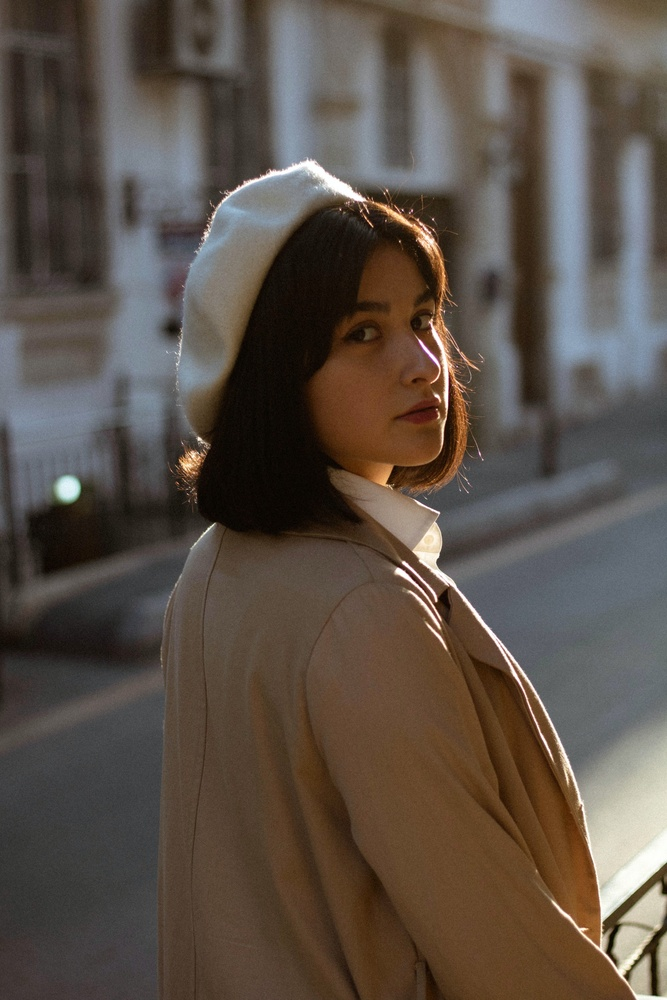
#> input picture assets/lena-v2.jpg, 667 x 1000 px, shrunk from 1920 x 2880 before the run
$ jupyter execute segmentation.ipynb   (older library calls are emulated)
#> lines starting #> are read from the running program, lines starting #| are printed output that depends on the picture; after the words box and inside, x2 and y2 are one past the last pixel; in counts of white or black regions, pixels touching at a corner belong together
### lib.py
import matplotlib.pyplot as plt

def compare_imgs_with_figsize(figsize):

    def compare_images(*args, figsize=figsize, grid_shape=None):

        if len(args) % 2 != 0:
            raise ValueError("Number of titles should match the number of images.")

        plt.figure(figsize=figsize)

        if grid_shape:
            num_rows, num_cols = grid_shape
        else:
            num_rows, num_cols = 1, len(args) // 2

        for i in range(0, len(args), 2):
            img, title = args[i], args[i + 1]

            plt.subplot(num_rows, num_cols, i // 2 + 1)

            plt.imshow(img, cmap='gray')
            plt.title(title)
            plt.axis('off')

        plt.show()

    return compare_images

### segmentation.ipynb
[cell 1]
import numpy as np
import matplotlib.pyplot as plt
import cv2
from lib import compare_imgs_with_figsize
compare = compare_imgs_with_figsize(figsize=(10, 10))

# Segmentation using math

## ramp
- first order derivative is constant
- 2nd order is zero
- opposite values in 2nd order indicate edge. (-1, ..., 1) means light to dark. (1, ..., -1) mean dark to light

## step
- if opposite values in ramp are very close to each other

## isolated point/ lines
- sharp values in 2nd derivative

# Mathematical Segmentation Criteria

## Ramp
- **1st Derivative:** Constant
- **2nd Derivative:** Zero
- **Edge Detection:** Opposite values in 2nd order indicate an edge. (-1 to 1) represents a transition from light to dark, and (1 to -1) signifies a transition from dark to light.

## Step
- **Criterion:** If opposite values in the ramp function are very close to each other.

## Isolated Points/Lines
- **Criterion:** Sharp values in the 2nd order derivative indicate isolated points or lines.

[cell 2]
img = cv2.imread('assets/lena-v2.jpg')
#> img is the input picture: shape (1000, 667, 3); mean B, G, R 72, 80.7, 91.1
img = cv2.cvtColor(img, cv2.COLOR_BGR2RGB)

[cell 3]
bw_img = cv2.cvtColor(img, cv2.COLOR_RGB2GRAY)
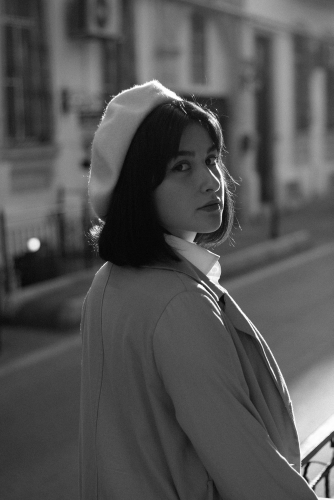
#> bw_img: shape (1000, 667) (shown at 1/2 size); min 1, max 255, mean 82.8

[cell 4]
# Isolated point detection
kernel = np.array([
    [1, 1, 1],
    [1, -8, 1],
    [1, 1, 1]
])

point_filtered = cv2.filter2D(bw_img, -1, kernel)

compare(bw_img, 'Original', point_filtered, 'Isolated point detection')
#> in compare_images, `plt.show()`:
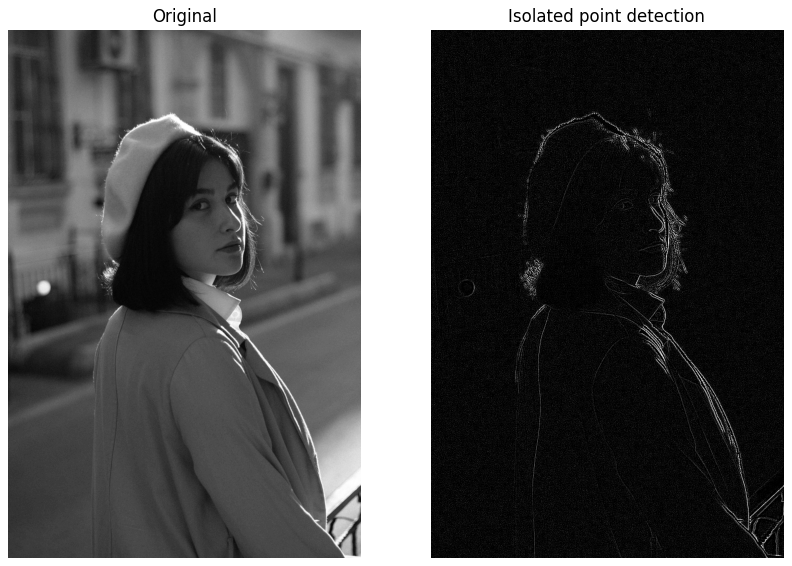
#> figure drawn by matplotlib, 2 panels

[cell 5]
prewitt_filtered_h = cv2.filter2D(bw_img, -1, np.array([
    [-1, -1, -1],
    [0, 0, 0],
    [1, 1, 1]
]))
prewitt_filtered_v = cv2.filter2D(bw_img, -1, np.array([
    [-1, 0, 1],
    [-1, 0, 1],
    [-1, 0, 1]
]))
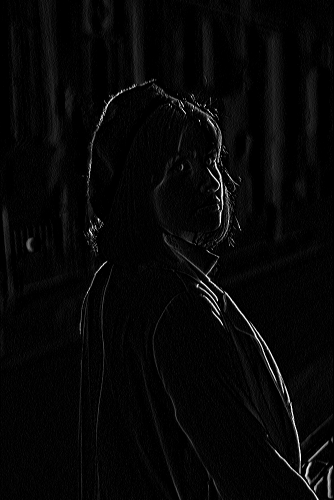
#> prewitt_filtered_v: shape (1000, 667) (shown at 1/2 size); min 0, max 255, mean 6.9
prewitt_filtered = np.sqrt(prewitt_filtered_h**2 + prewitt_filtered_v**2)
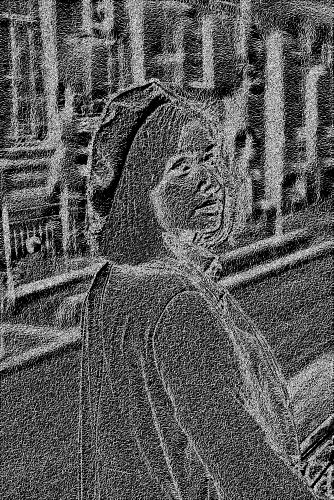
#> prewitt_filtered: shape (1000, 667) float16 (shown at 1/2 size); min 0, max 15.91, mean 5.53; drawn with min black and max white
compare(bw_img, 'Original', prewitt_filtered, 'Edge detection using Prewitt')

[cell 6]
sobel_x = cv2.Sobel(bw_img, cv2.CV_64F, 1, 0, ksize=3)
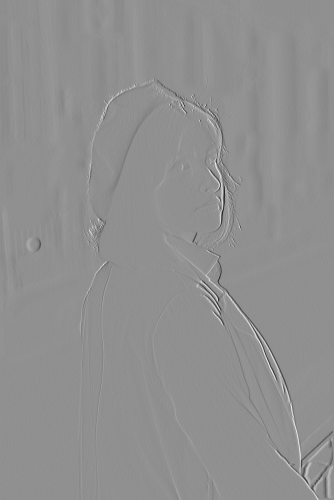
#> sobel_x: shape (1000, 667) float64 (shown at 1/2 size); min -905, max 696, mean 0.5; drawn with min black and max white
sobel_y = cv2.Sobel(bw_img, cv2.CV_64F, 1, 0, ksize=3)
sobel_filtered = np.sqrt(sobel_x**2 + sobel_y**2)
compare(bw_img, 'Original', sobel_filtered, 'Edge detection using Sobel')

[cell 7]
canny_filtered = cv2.Canny(bw_img, 100, 200)
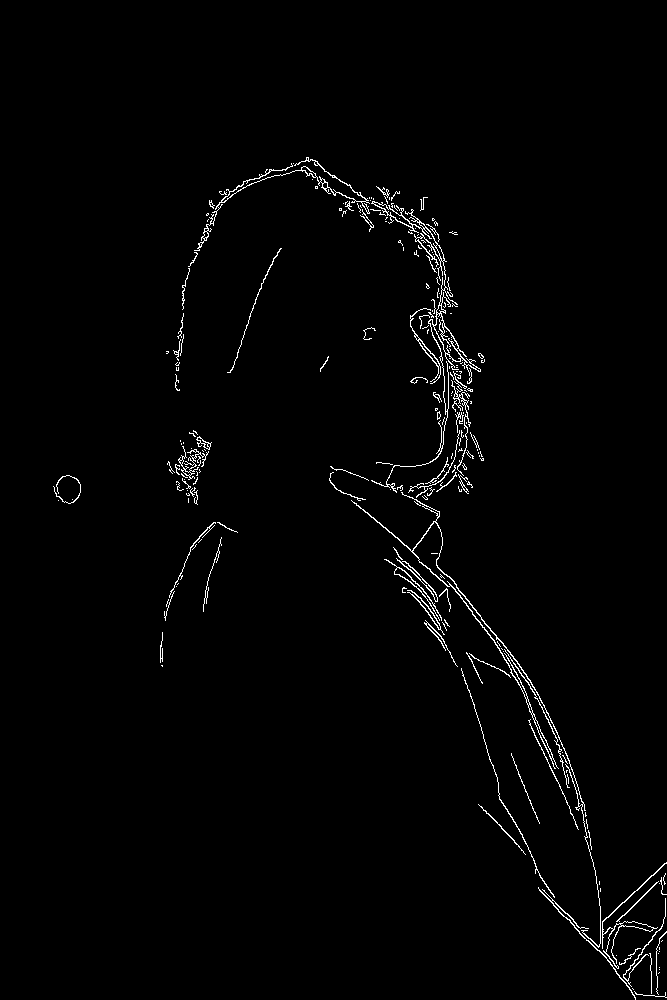
#> canny_filtered: shape (1000, 667); 1.5% white in thin lines or dots, all inside (x1, y1, x2, y2) = (53, 157, 667, 1000)
compare(bw_img, 'Original', canny_filtered, 'Edge detection using Canny')

[cell 8]
# compare all
compare(bw_img, 'Original',
        prewitt_filtered, 'Prewitt',
        sobel_filtered, 'Sobel',
        canny_filtered, 'Canny',
        # grid_shape=(2, 2),
        figsize=(20, 15)
)

[cell 9]
# Finding distribution of values in sobel_filtered
plt.hist(sobel_filtered.ravel(), 256, [0, 256])
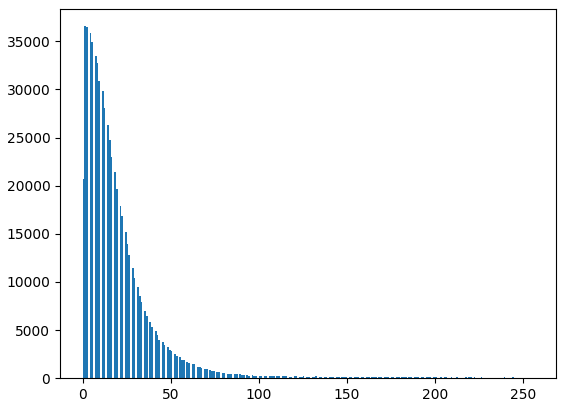
#> figure drawn by matplotlib, 1 panel; tallest bar 36573 high, from x = 1 to 2

[cell 10]
# filter sobel to threshold
thres = 100
sobel_thresholded = sobel_filtered.copy()
sobel_thresholded[sobel_filtered < thres] = 0
sobel_thresholded[sobel_filtered >= thres] = 255
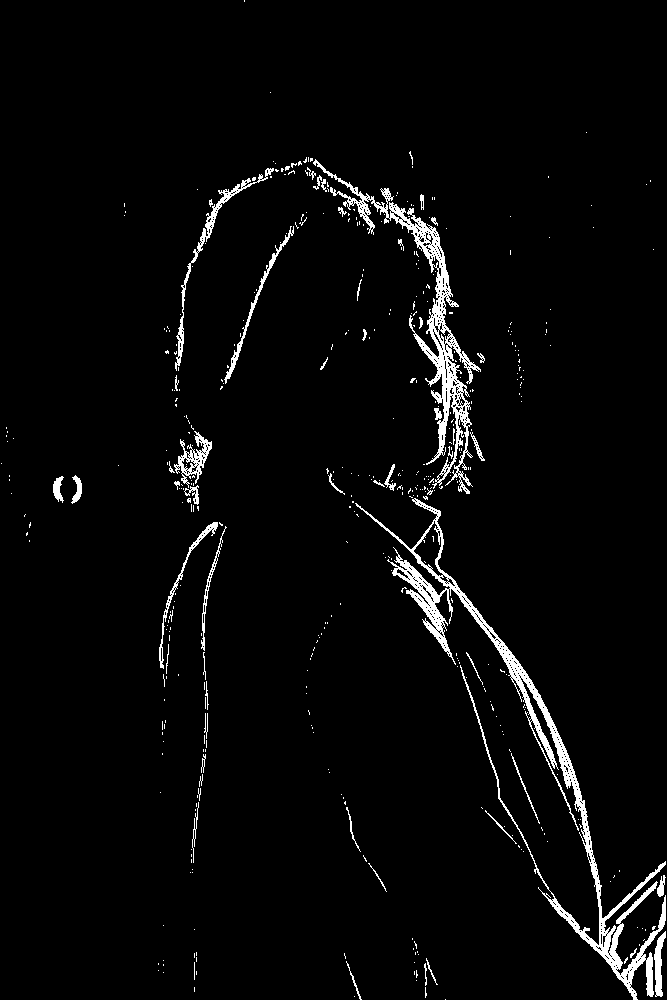
#> sobel_thresholded: shape (1000, 667) float64; 3.3% white; 451 white regions (400 under 20 px), largest, box (x1, y1, x2, y2) and area: (355, 498, 666, 1000) 9027, (313, 159, 481, 494) 5737, (175, 168, 274, 371) 1044
plt.imshow(sobel_thresholded, cmap='gray')

[cell 11]
# make a slider to change threshold
from ipywidgets import interact, IntSlider
def threshold(thres):
    sobel_thresholded = sobel_filtered.copy()
    sobel_thresholded[sobel_filtered < thres] = 0
    sobel_thresholded[sobel_filtered >= thres] = 255
    plt.imshow(sobel_thresholded, cmap='gray')
interact(threshold, thres=IntSlider(min=50, max=150, step=1, value=100))
#> the sliders are set to thres = 100

$ run again, with assets/leaves.jpg copied over assets/lena-v2.jpg
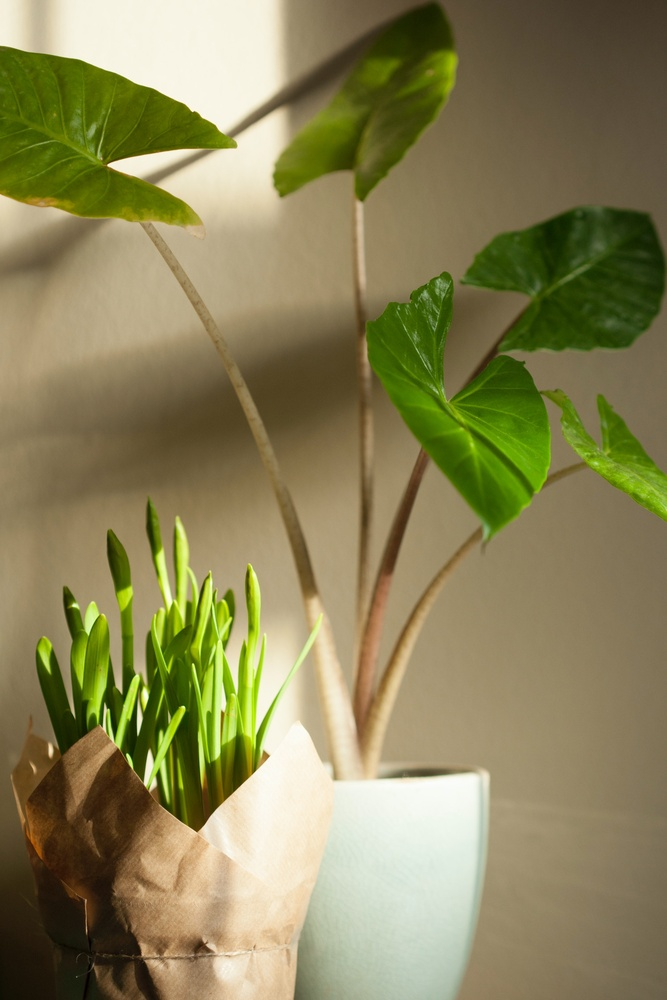
#> input picture assets/leaves.jpg, 667 x 1000 px, shrunk from 1920 x 2880 before the run
#> img is the input picture: shape (1000, 667, 3); mean B, G, R 88.1, 131.1, 137.8
#> `canny_filtered = cv2.Canny(bw_img, 100, 200)`:
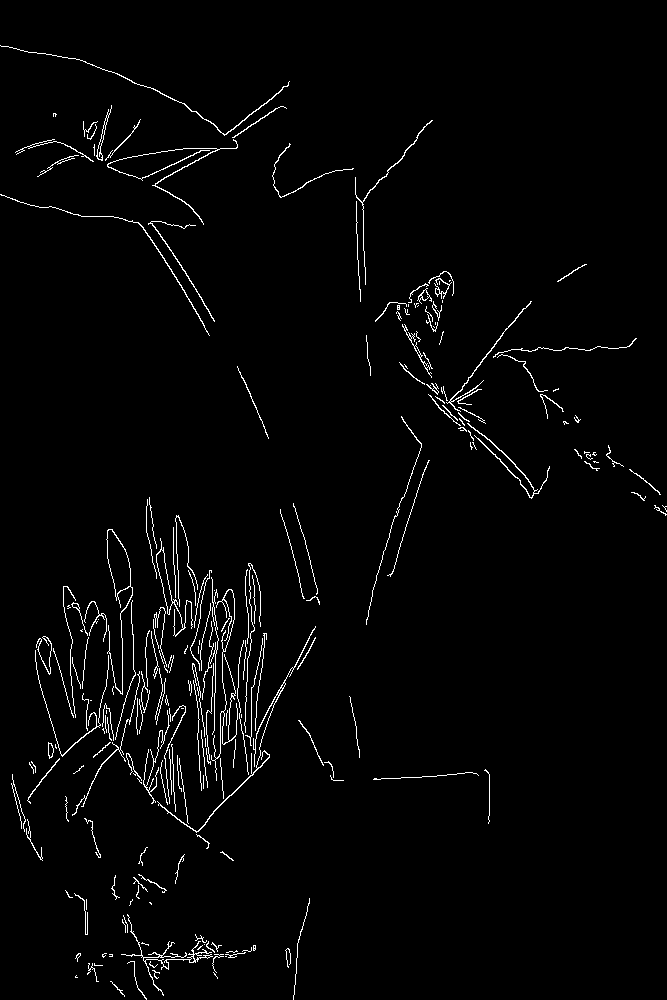
#> canny_filtered: shape (1000, 667); 2.2% white in thin lines or dots
#> `sobel_thresholded[sobel_filtered >= thres] = 255`:
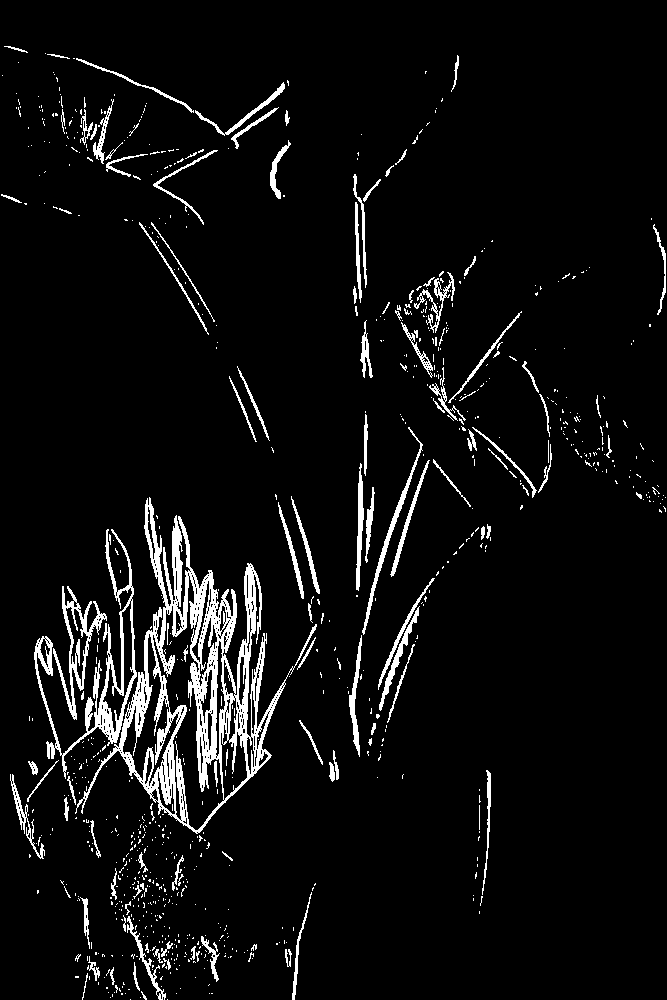
#> sobel_thresholded: shape (1000, 667) float64; 5.8% white; 846 white regions (726 under 20 px), largest, box (x1, y1, x2, y2) and area: (75, 497, 317, 834) 15318, (34, 529, 137, 779) 3419, (53, 586, 107, 720) 1499
